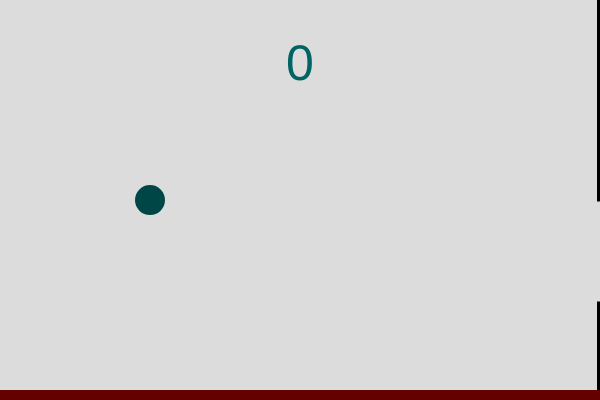
Frame 1 (no input)
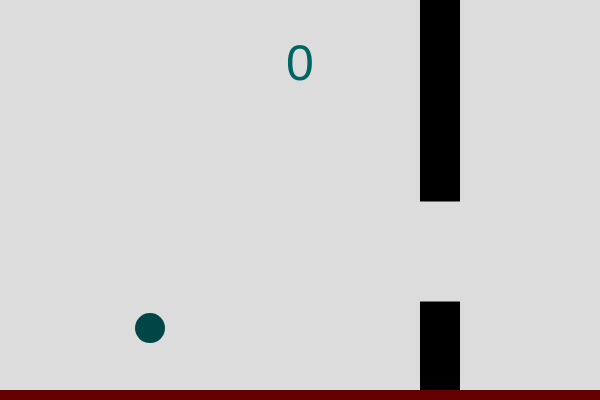
Frame 60 (no input)
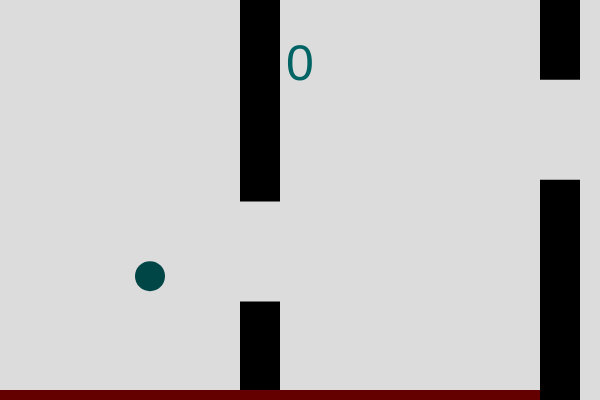
Frame 120 (the mouse pressed at the canvas centre since frame 60)

The p5.js sketch that drew these frames (run headless with seeded random() and noise() and a simulated clock; from frame 60 on, the mouse is pressed at the canvas centre):

// p5.js sketch
// ── sketch.js
var bird;
var nrPipes;
var pipes;
var c;
var points;
var energy;
var energyReg;
var maxEnergy;
var energyUse;
function setup() {
	createCanvas(600, 400);
	startUp();
}

function draw() {
	background(220);
	bird.jump();
	bird.update();
	bird.col();
	bird.show();
	for(var i=0;i<pipes.length;i++) {
		pipes[i].update();
		pipes[i].show();
		if(pipes[i].out()) {
			pipes[i]=new Pipe(width);
		}
	}
	fill(100,0,0);
	rect(0,height-10,map(energy,0,maxEnergy,0,width),10);
	fill(0,100,100);
	textSize(50);
	text(points,width/2,height/6);
	if(!bird.alive) {
		fill(100);
		textSize(70);
		text('GAME OVER',width/2,height/2);
		if(mouseIsPressed || (keyIsPressed && key==" ")) {
			startUp();
		}
		if(energy>0) {
			energy-=3;
		}
	}
}
function Bird() {
	this.vel=0;
	this.acc=0.07;
	this.y=height/2;
	this.x=width/4;
	this.rad=15;
	this.alive=true;
	this.update=() => {
		this.vel+=this.acc;
		this.y+=this.vel;
		if(this.y>=height){
			this.y=height;
			this.vel=0;
		}
		if(this.y<=0){
			this.y=0;
			this.vel=0;
		}
		if(this.alive) {
			if(energy<=maxEnergy-energyReg) {
				energy+=energyReg;
			}else{
				energy+=maxEnergy-energy;
			}
		}
	}
	this.show=() => {
		fill(0,70,70);
		ellipse(this.x,this.y,this.rad*2);
	}
	this.jump=() => {
		if((mouseIsPressed || (keyIsPressed && key==" ")) && this.alive) {
			if(c && energy>=energyUse){
				this.vel=-3;
				c=false;
				energy-=energyUse;
			}
		}else{
			c=true;
		}
	}
	var n=this;
	this.col=() => {
		var t=false;
		for(var i=0;i<pipes.length;i++) {
			if(collis(n.x,n.y,pipes[i].x,0,pipes[i].w,pipes[i].upY)<n.rad) {
				t=true;
			}
			if(collis(n.x,n.y,pipes[i].x,pipes[i].downY,pipes[i].w,height-pipes[i].upY)<n.rad) {
				t=true;
			}
		}
		if(t) {
			this.alive=false;
			if(this.vel<0) {
				this.vel=0;
			}
		}
	}
}
function Pipe(x) {
	this.x=x;
	this.upY=random(30,height-130);
	this.downY=this.upY+100;
	this.w=40;
	this.givePoint=false;
	this.update=() => {
		if(bird.alive) {
			this.x-=3;
			if(bird.x-bird.rad>=this.x+this.w && !this.givePoint) {
				this.givePoint=true;
				points++;
			}
		}
	}
	this.show=() => {
		fill(0);
		rect(this.x,0,this.w,this.upY);
		rect(this.x,this.downY,this.w,height-this.downY);
	}
	this.out=() => {
		var o=false;
		if(this.x+this.w<=0) {
			o=true;
		}
		return o;
	}
}
function collis(X1,Y1,X2,Y2,W,H) {
	var s;
	var elX=X1;
	var elY=Y1;
	var r={
		x1:X2,
		y1:Y2,
		x2:X2+W,
		y2:Y2+H,
		w:W,
		h:H
	}
	if(!(elX>r.x1 && elX<r.x2 && elY>r.y1 && elY<r.y2)) {
		if(elX<r.x1 && elY>r.y1 && elY<r.y2) {
			s=dist(elX,elY,r.x1,elY);
		}
		if(elX>r.x2 && elY>r.y1 && elY<r.y2) {
			s=dist(elX,elY,r.x2,elY);
		}
		if(elY<r.y1 && elX>r.x1 && elX<r.x2) {
			s=dist(elX,elY,elX,r.y1);
		}
		if(elY>r.y2 && elX>r.x1 && elX<r.x2) {
			s=dist(elX,elY,elX,r.y2);
		}
		if(elX<r.x1 && elY<r.y1) {
			s=dist(elX,elY,r.x1,r.y1);
		}
		if(elX>r.x2 && elY<r.y1) {
			s=dist(elX,elY,r.x2,r.y1);
		}
		if(elX>r.x2 && elY>r.y2) {
			s=dist(elX,elY,r.x2,r.y2);
		}
		if(elX<r.x1 && elY>r.y2) {
			s=dist(elX,elY,r.x1,r.y2);
		}
	}else{
		s=0;
	}
	return s;
}
function startUp() {
	pipes=[];
	nrPipes=2;
	points=0;
	maxEnergy=100;
	energy=maxEnergy;
	energyReg=0.5;
	energyUse=40;
	c=true;
	textAlign(CENTER, CENTER);
	bird=new Bird();
	noStroke();
	for(var i=0;i<nrPipes;i++) {
		pipes[i]=new Pipe(width+i*(width/nrPipes));
	}
}
